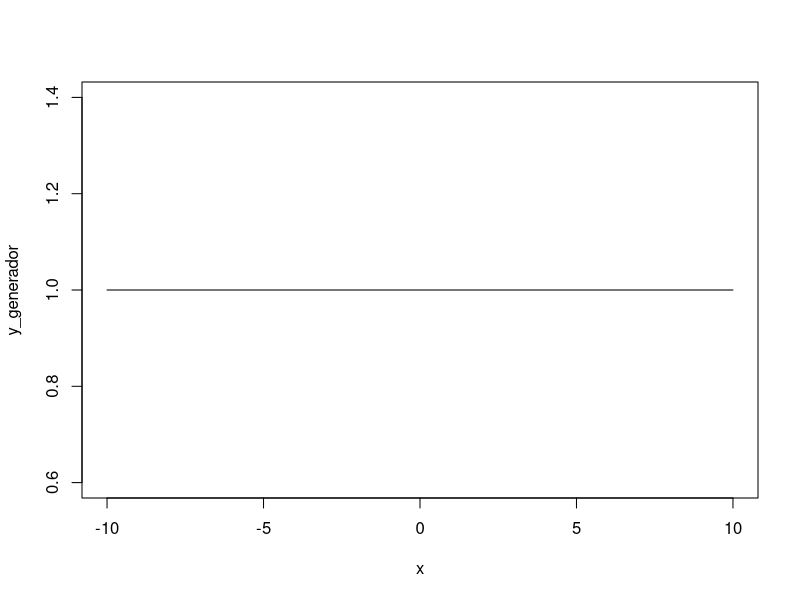
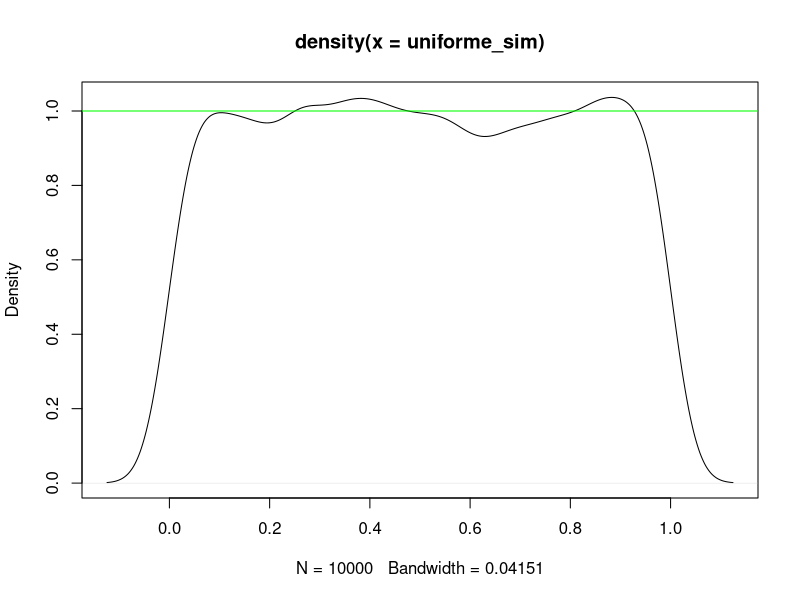
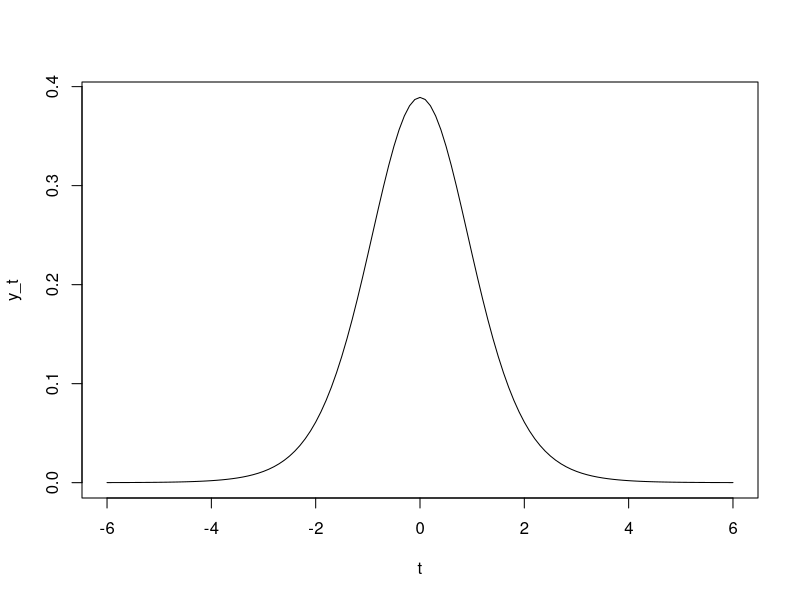
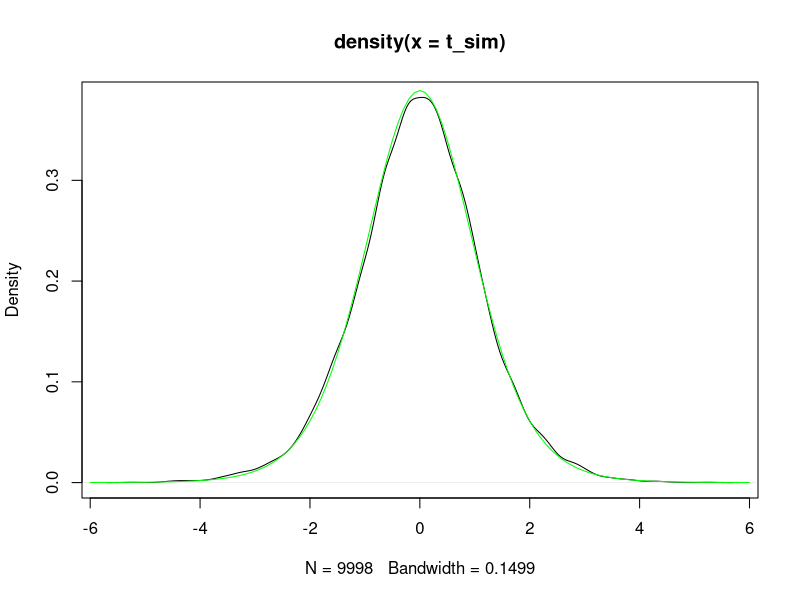
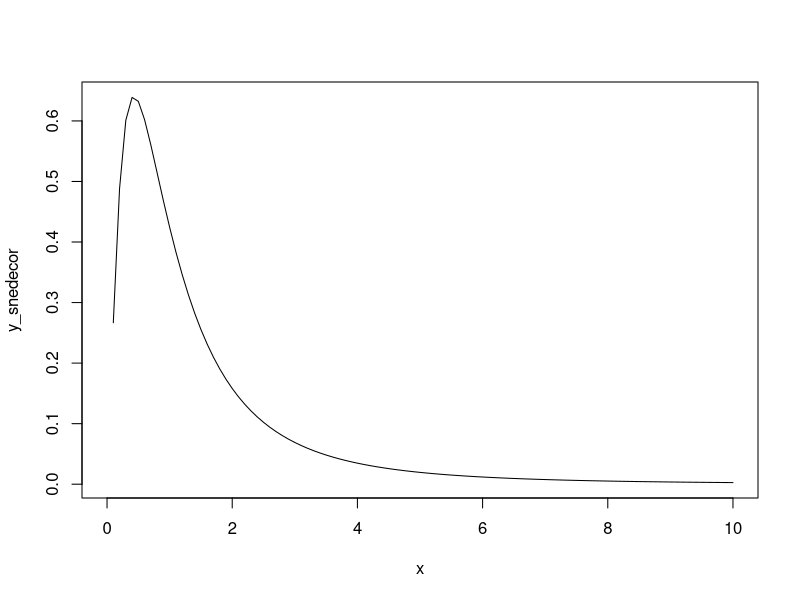
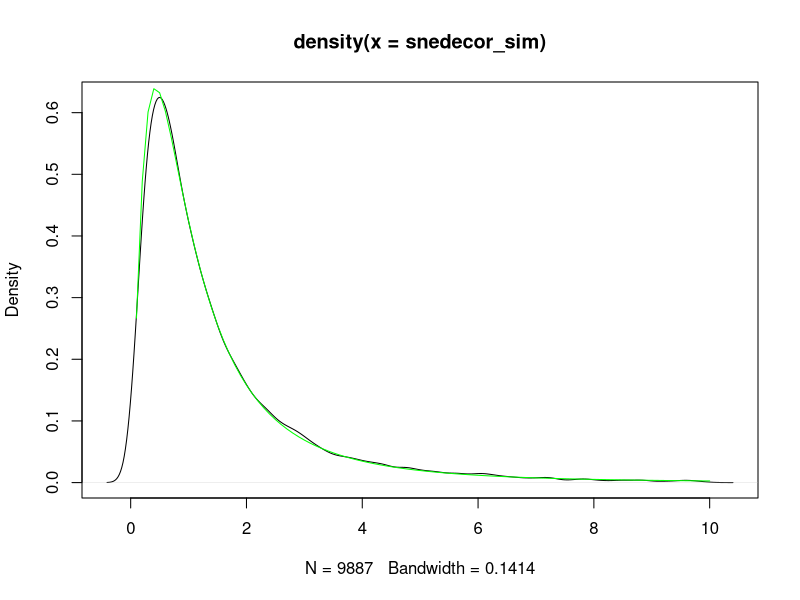
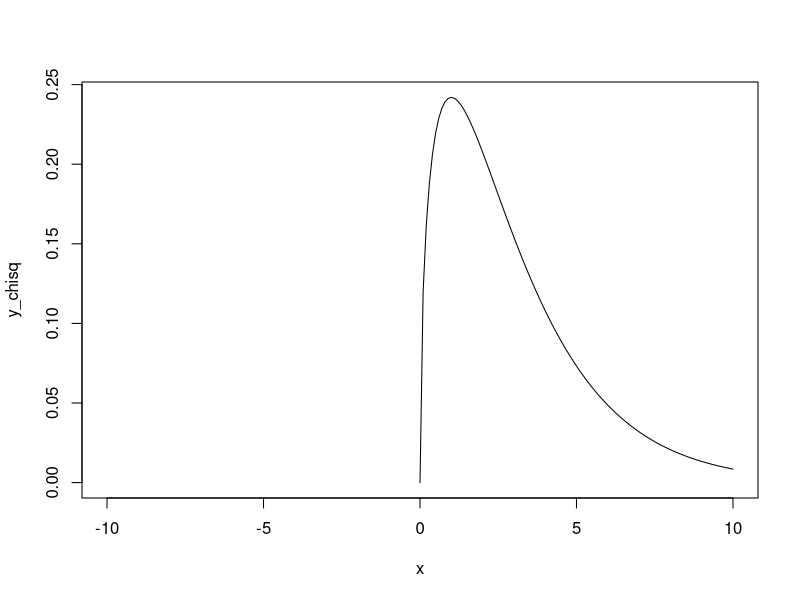
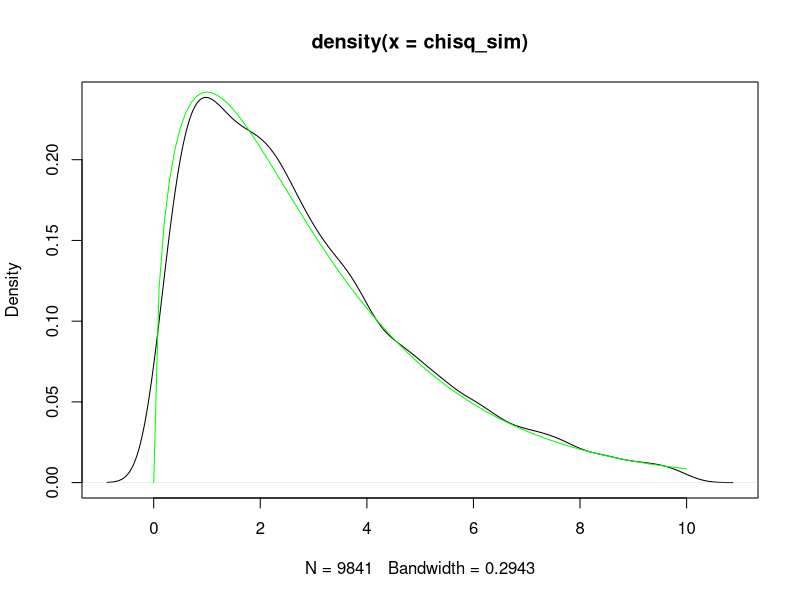

Source code (R) for these figures, in order: (Note: this script raises an error after producing the figures.)
#1. Muestra que la función runif produce una distribución uniforme que coincide con la teórica
#2. Muestra que rt genera distribuciones t que coinciden con la teórica
#3. Muestra que rf genera distribuciones F que coinciden con la teórica
#4. Muestra que rchisq genera distribuciones chisq que coinciden con la teórica

#Para mostrarlo, simplemente dibuja las distribuciones y comprueba que el histograma se aproxima a su distribución teórica.

#### 1- DISTRIBUCION UNIFORME

set.seed(1)

#teorica

uniforme_manual <- function(x,max=1, min=0){
  
  rep(1/(max-min), length(x))
}

x <- seq(-10,10,0.1)

y_generador <- uniforme_manual(x,1,0)

plot(y_generador~x,type="l")


#empirica

uniforme_sim <- runif(10000,0,1)

d <- density(uniforme_sim)

plot(d)
lines(y_generador~x, col="green")

### 2- DISTRIBUCION T-STUDENT

set.seed(2)

#teorica

t_manual <- function(t,gl){
  t=(gamma((gl+1)/2)/(sqrt(gl*pi)*gamma(gl/2)))*(1+t**2/gl)^-((gl+1)/2)
}


df <- 10
t <- seq(-6,6,0.1)

y_t <- t_manual(t,df)

plot(y_t~t, type="l")

#empirica

t_sim <- rt(10000,df)
t_sim <- t_sim[t_sim>-6 & t_sim<6]

d_t <- density(t_sim)

plot(d_t)
lines(y_t~t, col="green")

### 3- DISTRIBUCION F-Snedecor

set.seed(3)

#teorica

snedecor_manual = function (x,m,n) {
  f = 1/(x*beta(m/2,n/2))*sqrt((m*x)^m*(n^n)/(m*x+n)^(m+n))
} #m y n son los grados de libertad

x <- seq(0,10,0.1)
m=5
n=5

y_snedecor <- snedecor_manual(x,m,n)

plot(y_snedecor~x, type="l")


#empirica

snedecor_sim <- rf(10000,m,n)
snedecor_sim <- snedecor_sim[snedecor_sim>-10 & snedecor_sim<10]

d_snedecor <- density(snedecor_sim)
plot(d_snedecor)

lines(y_snedecor~x, col="green")

### 4- DISTRIBUCION CHI-CUADRADO

set.seed(4)

#teorica

rchisq_manual = function(x, gl){
  n = (((1/2)^(gl/2)) / (gamma (gl/2))) * (x^((gl/2)-1)) * (exp(-x/2))
}

x <- seq(-10,10,0.1)
gl=3

y_chisq <- rchisq_manual(x,gl)

plot(y_chisq~x, type="l")


#empirica

chisq_sim <- rchisq(10000,gl)

chisq_sim <- chisq_sim[chisq_sim>-10 & chisq_sim<10]

d_chisq <- density(chisq_sim)

plot(d_chisq)
lines(y_chisq~x,col="green")

######################

# 5 dados, probabilidad que salga el 1 (distribucion multinomial??)

set.seed(5)

#teorica

k <- 5 #numero de dados

prob_ <- 5/6 #probabilidad de sacar cualquier numero que no sea 1

v_teorico <- 1-(prob_^k)  #probabilidad de que al menos un dado saque 1

v_teorico #(casi 0.6)



#empirica (n=400)

prob <- 1/6

x <- c()

for (n in 1:400) {
  
  # Simulamos lanzar 5 dados y verificamos si al menos uno muestra un 1
  
  resultados <- replicate(n, any(sample(1:6, 5, replace = TRUE) == 1))
  
  x[n] <- mean(resultados)
  # Calcula la proporción de veces que el resultado es TRUE, es decir, la proporción de simulaciones en las que al menos uno de los 5 dados mostró un 1.
}

v_empirico <- mean(resultados)
v_empirico #0.6

plot(x, type="l", xlab="Número de repeticiones (n)")

abline(h=v_empirico,col="green")

###### 3. EJERCICIOS SOBRE EL TEOREMA CENTRAL DEL LÍMITE

#Distribucion T


# DISTRIBUCION F

set.seed(5)

media_F = function(gl){
  return(gl / (gl-2))
}

sd_F = function(gl){
  sqrt((2*(gl**2)*(gl+gl-2))/(gl*((gl-2)**2)*(gl-4)))
}


x = seq(-100, 200, .1) # los valores estaran en este rango

y_fgl5 <- rf(1000,5,5)
y_fgl10 <- rf(1000,10,10)
y_fgl50 <- rf(1000,50,50)
y_fgl100 <- rf(1000,100,100)

#distribuciones normales según los grados de libertad

y.ecuacion5 = dnorm(x, media_F(5), sd_F(5))
y.ecuacion10 = dnorm(x, media_F(10), sd_F(10))
y.ecuacion50 = dnorm(x, media_F(50), sd_F(50))
y.ecuacion100 = dnorm(x, media_F(100), sd_F(100))


y_fgl5 <- recorta(y_fgl5,-10,10)
y_fgl10 <- recorta(y_fgl10,-10,10)
y_fgl50 <- recorta(y_fgl50,-10,10)
y_fgl100 <- recorta(y_fgl100,-10,10)


par(mfrow=c(2,2))

plot(density(y_fgl5), main="5 gl")
lines(y.ecuacion5~x, col="green")

plot(density(y_fgl10), main="10 gl")
lines(y.ecuacion10~x, col="green")

plot(density(y_fgl50), main="50 gl")
lines(y.ecuacion50~x, col="green")

plot(density(y_fgl100), main="100 gl")
lines(y.ecuacion100~x, col="green")


#DISTRIBUCION CHI-CUADRADO

set.seed(5)

x = seq(-100, 200, .1) 

y.chiqgl1 = rchisq(1000, 1)
y.chiqgl5 = rchisq(1000, 5) 
y.chiqgl10 = rchisq(1000, 10) 
y.chiqgl100 = rchisq(1000, 100) 

#distribuciones normales según los grados de libertad

y.ecuacion1 = dnorm(x, 1, sqrt (2*1))
y.ecuacion5 = dnorm(x, 5, sqrt (2*5))
y.ecuacion10 = dnorm(x, 10, sqrt (2*10))
y.ecuacion100 = dnorm(x, 100, sqrt (2*100))

y.chiqgl1 = recorta(y.chiqgl1, -2, 10)
y.chiqgl5 = recorta(y.chiqgl5, 0, 10)
y.chiqgl10 = recorta(y.chiqgl10, 0, 15)
y.chiqgl100 = recorta(y.chiqgl100, 0, 150)

par(mfrow=c(2,2))

plot(density(y.chiqgl1), main="1 gl")
lines(y.ecuacion1~x, col="green")

plot(density(y.chiqgl5), main="5 gl")
lines(y.ecuacion5~x, col="green")

plot(density(y.chiqgl10), main="10 gl")
lines(y.ecuacion10~x, col="green")

plot(density(y.chiqgl100), main="100 gl")
lines(y.ecuacion100~x, col="green")


